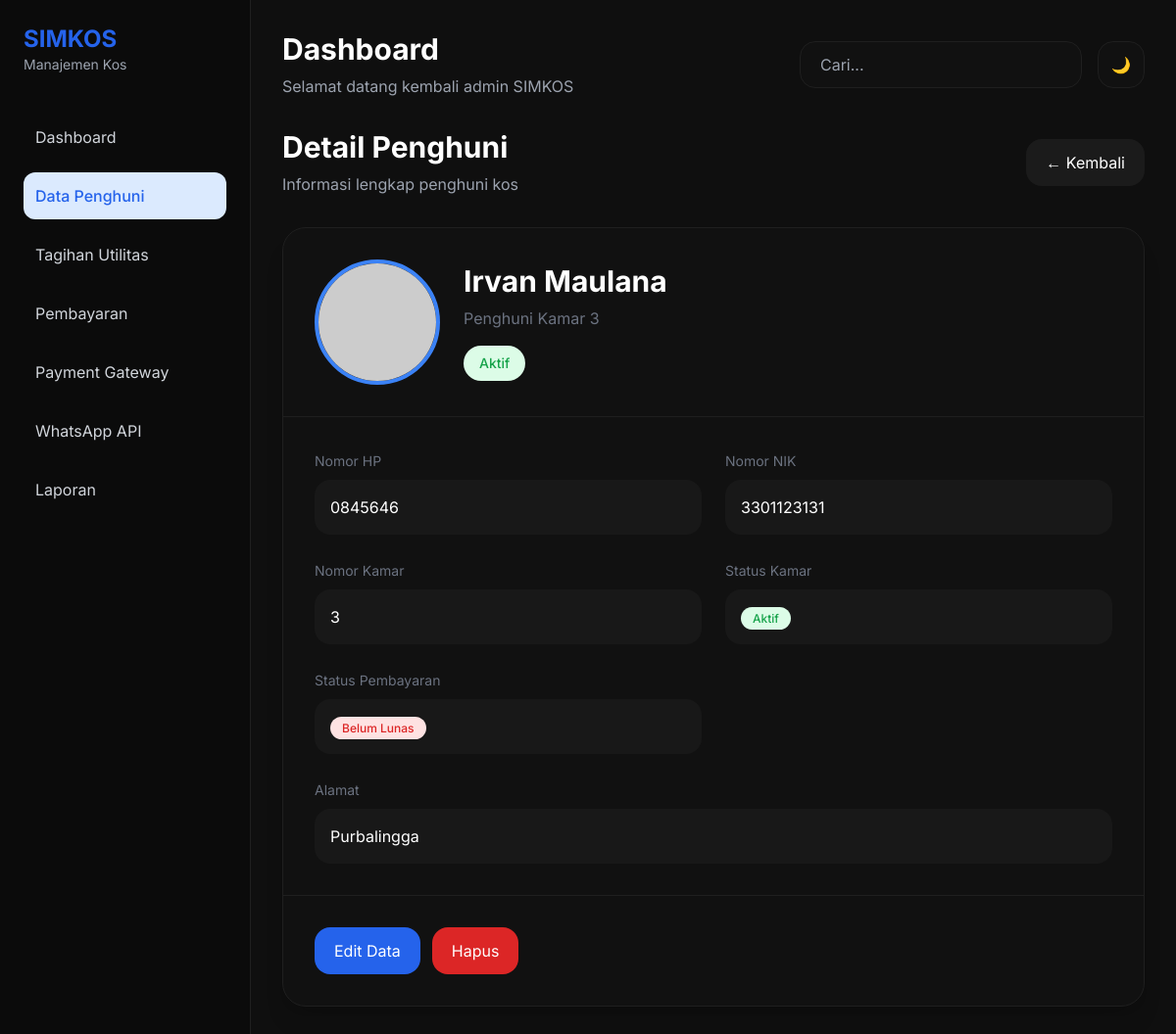
/penghuni/detail.php?id=1, run on an earlier commit of the app's database.
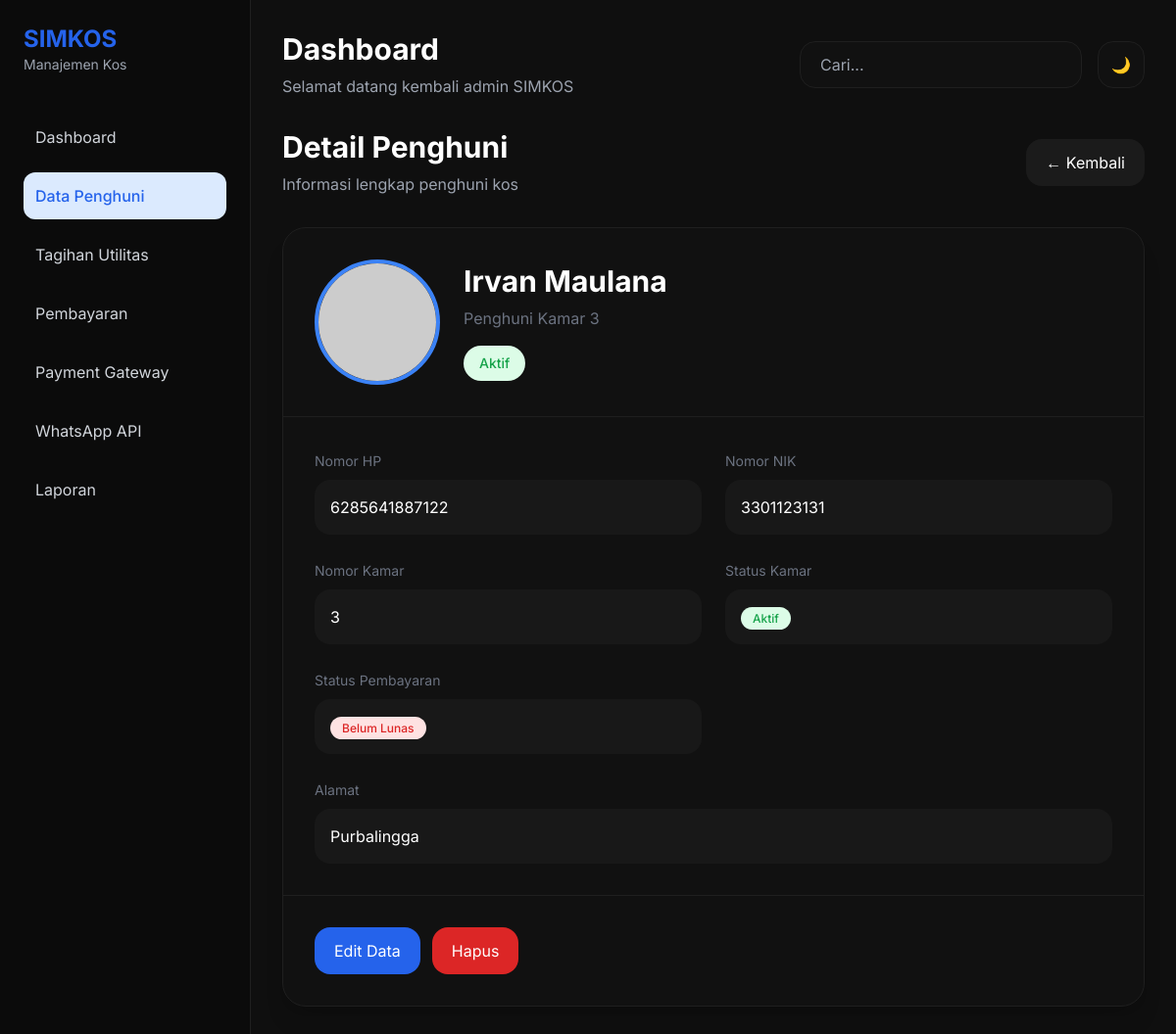
And on a later commit of the database.
### tables this page shows
CREATE TABLE `penghuni` (
  `no` int(11) NOT NULL,
  `no_kamar` int(11) NOT NULL,
  `nik` varchar(16) NOT NULL,
  `nama_lengkap` varchar(100) NOT NULL,
  `alamat` text NOT NULL,
  `no_hp` varchar(15) NOT NULL,
  `status_kamar` enum('Aktif','Tidak Aktif') DEFAULT 'Aktif',
  `status_pembayaran` enum('Lunas','Menunggak','Belum Lunas') DEFAULT 'Belum Lunas'
);

### penghuni/detail.php (the view, shortened to what this page needs)
<?php
include '../config/koneksi.php';
$id = intval($_GET['id'] ?? 0);
$query = mysqli_query($conn, "SELECT * FROM penghuni WHERE no = $id");
$data = mysqli_fetch_assoc($query);
?>
<!DOCTYPE html>
<html lang="en" class="dark">
<head>
    <script src="https://cdn.tailwindcss.com"></script>
</head>
<body class="bg-gray-100 dark:bg-[#0f0f0f]">
    <?php $active = 'penghuni'; ?>
    <?php include '../components/sidebar.php'; ?>
    <div class="ml-64 p-8">
        <?php include '../components/topbar.php'; ?>
        <div class="flex items-center justify-between mb-8">
            <div>
                <h1 class="text-3xl font-bold text-gray-800 dark:text-white">
                    Detail Penghuni
                </h1>
                <p class="text-gray-500 dark:text-gray-400 mt-2">
                    Informasi lengkap penghuni kos
                </p>
            </div>
            <a href="index.php"
                class="px-5 h-12 rounded-2xl bg-gray-200 dark:bg-[#1b1b1b]
                text-gray-700 dark:text-white flex items-center justify-center">
                ← Kembali
            </a>
        </div>
        <div class="bg-white dark:bg-[#111]
        border border-gray-100 dark:border-[#1f1f1f]
        rounded-3xl shadow-xl overflow-hidden">
            <div class="p-8 border-b border-gray-100 dark:border-[#1f1f1f]">
                <div class="flex flex-col md:flex-row gap-6 items-center">
                    <img src="https://ui-avatars.com/api/?name=<?= urlencode($data['nama_lengkap']); ?>&background=2563eb&color=fff&size=200"
                        class="w-32 h-32 rounded-full object-cover border-4 border-blue-500">
                    <div>
                        <h2 class="text-3xl font-bold text-gray-800 dark:text-white">
                            <?= htmlspecialchars($data['nama_lengkap']); ?>
                        </h2>
                        <p class="text-gray-500 mt-2">
                            Penghuni Kamar <?= htmlspecialchars($data['no_kamar']); ?>
                        </p>
                        <?php if($data['status_kamar'] == 'Aktif') : ?>
                            <span class="inline-block mt-4 px-4 py-2 rounded-full bg-green-100 text-green-600 text-sm font-medium">
                                Aktif
                            </span>
                        <?php else : ?>
                            <span class="inline-block mt-4 px-4 py-2 rounded-full bg-red-100 text-red-600 text-sm font-medium">
                                Tidak Aktif
                            </span>
                        <?php endif; ?>
                    </div>
                </div>
            </div>
            <div class="grid md:grid-cols-2 gap-6 p-8">
                <div>
                    <label class="text-gray-500 text-sm">Nomor HP</label>
                    <div class="mt-2 p-4 rounded-2xl bg-gray-50 dark:bg-[#181818] text-gray-800 dark:text-white">
                        <?= htmlspecialchars($data['no_hp']); ?>
                    </div>
                </div>
                <div>
                    <label class="text-gray-500 text-sm">Nomor NIK</label>
                    <div class="mt-2 p-4 rounded-2xl bg-gray-50 dark:bg-[#181818] text-gray-800 dark:text-white">
                        <?= htmlspecialchars($data['nik']); ?>
                    </div>
                </div>
                <div>
                    <label class="text-gray-500 text-sm">Nomor Kamar</label>
                    <div class="mt-2 p-4 rounded-2xl bg-gray-50 dark:bg-[#181818] text-gray-800 dark:text-white">
                        <?= htmlspecialchars($data['no_kamar']); ?>
                    </div>
                </div>
                <div>
                    <label class="text-gray-500 text-sm">Status Kamar</label>
                    <div class="mt-2 p-4 rounded-2xl bg-gray-50 dark:bg-[#181818]">
                        <?php if($data['status_kamar'] == 'Aktif') : ?>
                            <span class="px-3 py-1 rounded-full text-xs font-medium bg-green-100 text-green-600">Aktif</span>
                        <?php else : ?>
                            <span class="px-3 py-1 rounded-full text-xs font-medium bg-red-100 text-red-600">Tidak Aktif</span>
                        <?php endif; ?>
                    </div>
                </div>
                <div>
                    <label class="text-gray-500 text-sm">Status Pembayaran</label>
                    <div class="mt-2 p-4 rounded-2xl bg-gray-50 dark:bg-[#181818]">
                        <?php if($data['status_pembayaran'] == 'Lunas') : ?>
                            <span class="px-3 py-1 rounded-full text-xs font-medium bg-green-100 text-green-600">Lunas</span>
                        <?php elseif($data['status_pembayaran'] == 'Menunggak') : ?>
                            <span class="px-3 py-1 rounded-full text-xs font-medium bg-orange-100 text-orange-600">Menunggak</span>
                        <?php else : ?>
                            <span class="px-3 py-1 rounded-full text-xs font-medium bg-red-100 text-red-600">Belum Lunas</span>
                        <?php endif; ?>
                    </div>
                </div>
                <div class="md:col-span-2">
                    <label class="text-gray-500 text-sm">Alamat</label>
                    <div class="mt-2 p-4 rounded-2xl bg-gray-50 dark:bg-[#181818] text-gray-800 dark:text-white">
                        <?= htmlspecialchars($data['alamat']); ?>
                    </div>
                </div>
            </div>
            <div class="p-8 border-t border-gray-100 dark:border-[#1f1f1f]">
                <div class="flex gap-3">
                    <a href="edit.php?id=<?= (int)$data['no']; ?>"
                        class="px-5 h-12 rounded-2xl bg-blue-600 hover:bg-blue-700 text-white flex items-center justify-center">
                        Edit Data
                    </a>
                    <a href="hapus.php?id=<?= (int)$data['no']; ?>"
                        class="px-5 h-12 rounded-2xl bg-red-600 hover:bg-red-700 text-white flex items-center justify-center">
                        Hapus
                    </a>
                </div>
            </div>
        </div>
    </div>
</body>
</html>

### components/sidebar.php
<?php
function menuClass($menu, $active) {
  return $menu == $active
    ? 'block p-3 rounded-xl bg-blue-100 text-blue-600 font-medium'
    : 'block p-3 rounded-xl text-gray-700 dark:text-gray-300 hover:bg-gray-100 dark:hover:bg-[#111] transition';
}
?>
<div class="w-64 h-screen bg-white dark:bg-[#0b0b0b]
border-r border-gray-200 dark:border-[#1f1f1f]
p-6 fixed left-0 top-0 overflow-y-auto">
  <div class="mb-10">
    <h1 class="text-2xl font-bold text-blue-600">
      SIMKOS
    </h1>
    <p class="text-sm text-gray-500 dark:text-gray-400">
      Manajemen Kos
    </p>
  </div>
  <nav class="space-y-3">
    <a href="/simkos-web/dashboard/index.php"
      class="<?= menuClass('dashboard', $active) ?>">
      Dashboard
    </a>
    <a href="/simkos-web/penghuni/index.php"
      class="<?= menuClass('penghuni', $active) ?>">
      Data Penghuni
    </a>
    <a href="/simkos-web/tagihan/index.php"
      class="<?= menuClass('tagihan', $active) ?>">
      Tagihan Utilitas
    </a>
    <a href="/simkos-web/pembayaran/index.php"
      class="<?= menuClass('pembayaran', $active) ?>">
      Pembayaran
    </a>
    <a href="/simkos-web/payment-gateway/index.php"
      class="<?= menuClass('payment-gateway', $active) ?>">
      Payment Gateway
    </a>
    <a href="/simkos-web/whatsapp-api/index.php"
      class="<?= menuClass('whatsapp-api', $active) ?>">
      WhatsApp API
    </a>
    <a href="/simkos-web/laporan/index.php"
      class="<?= menuClass('laporan', $active) ?>">
      Laporan
    </a>
  </nav>
</div>

### components/topbar.php
<div class="flex items-center justify-between mb-8">
  <div>
    <h1 class="text-3xl font-bold text-gray-800 dark:text-white">
      Dashboard
    </h1>
    <p class="text-gray-500 dark:text-gray-400 mt-2">
      Selamat datang kembali admin SIMKOS
    </p>
  </div>
  <div class="flex items-center gap-4">
    <input
      type="text"
      placeholder="Cari..."
      class="h-12 w-72 px-5 rounded-2xl
      bg-white dark:bg-[#111]
      border border-gray-200 dark:border-[#1f1f1f]
      outline-none
      text-gray-800 dark:text-white"
    >
    <button
      onclick="toggleTheme()"
      class="w-12 h-12 rounded-2xl
      bg-white dark:bg-[#111]
      border border-gray-200 dark:border-[#1f1f1f]">
      🌙
    </button>
  </div>
</div>

### penghuni/detail.php (style rules this page uses)
body { font-family:'Inter',sans-serif; }

What changed in the data, as far as the page shows it:
changed penghuni "Irvan Maulana": no_hp "0845646" → "6285641887122"
